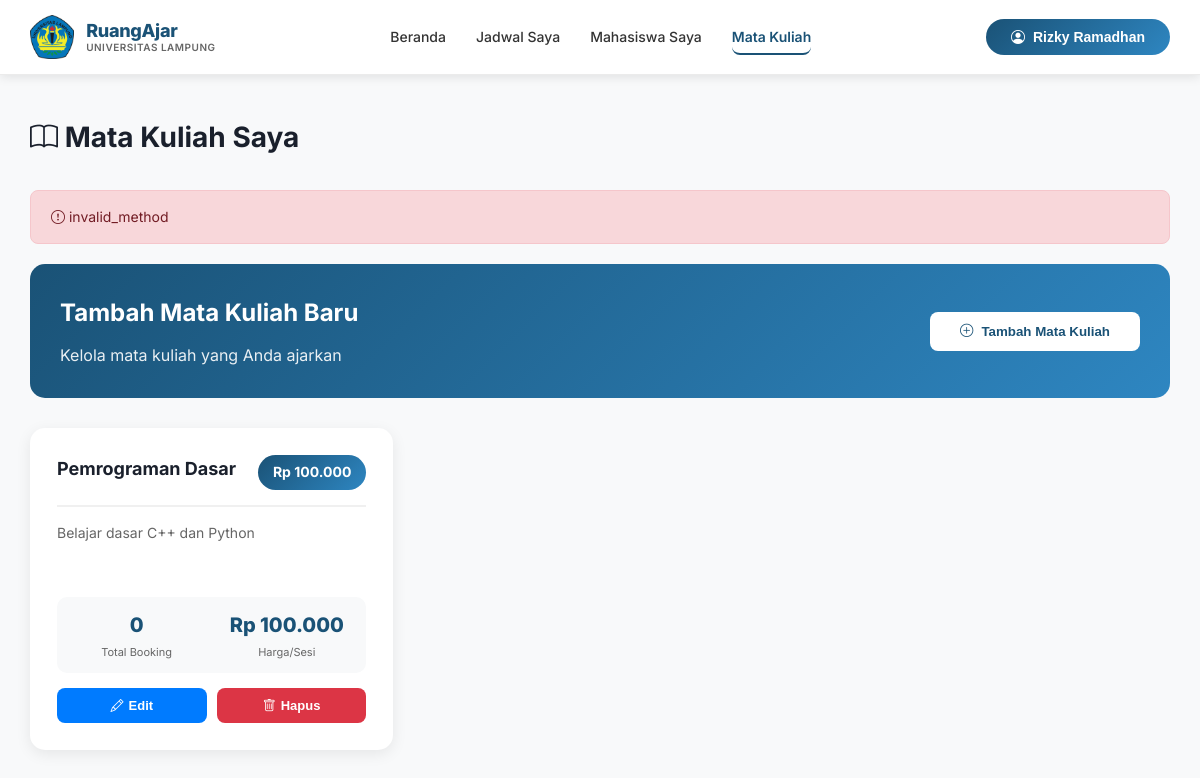
Screenshot of /frontend/pages/tutor/mata_pelajaran.php?error=invalid_method (signed in) with the database file from the repository.
### tables this page shows
CREATE TABLE `tutor` (
  `id` int NOT NULL AUTO_INCREMENT,
  `nama_lengkap` varchar(100) NOT NULL,
  `email` varchar(100) NOT NULL,
  `npm` varchar(20) DEFAULT NULL,
  `angkatan` int DEFAULT '2022',
  `fakultas` varchar(100) DEFAULT 'FMIPA',
  `telepon` varchar(15) DEFAULT NULL,
  `keahlian` varchar(50) DEFAULT NULL,
  `pendidikan` varchar(100) DEFAULT NULL,
  `pengalaman_mengajar` int DEFAULT '0',
  `harga_per_sesi` int DEFAULT '0',
  `deskripsi` text,
  `status` enum('Aktif','Non-Aktif','Cuti') DEFAULT 'Non-Aktif',
  `rating` decimal(3,2) DEFAULT '0.00',
  `foto_profil` varchar(255) DEFAULT NULL,
  `password` varchar(255) DEFAULT NULL,
  `email_notification` tinyint(1) DEFAULT '1',
  `booking_notification` tinyint(1) DEFAULT '1',
  `reminder_notification` tinyint(1) DEFAULT '1',
  `availability_status` enum('Tersedia','Sibuk','Tidak Tersedia') DEFAULT 'Tersedia',
  `availability_note` varchar(255) DEFAULT NULL,
  `created_at` timestamp NOT NULL DEFAULT CURRENT_TIMESTAMP,
  PRIMARY KEY (`id`),
  UNIQUE KEY `email` (`email`)
);

CREATE TABLE `subjects` (
  `id` int NOT NULL AUTO_INCREMENT,
  `tutor_id` int NOT NULL,
  `subject_name` varchar(100) NOT NULL,
  `description` text,
  `price` int NOT NULL DEFAULT '0',
  `created_at` timestamp NOT NULL DEFAULT CURRENT_TIMESTAMP,
  PRIMARY KEY (`id`),
  KEY `tutor_id` (`tutor_id`),
  CONSTRAINT `fk_subjects_tutor` FOREIGN KEY (`tutor_id`) REFERENCES `tutor` (`id`) ON DELETE CASCADE
);

### src/frontend/pages/tutor/mata_pelajaran.php (the view, shortened to what this page needs)
<?php
require_once '../../../config/database.php';
$user_email = isset($_SESSION['user_email']) ? $_SESSION['user_email'] : $_SESSION['email'];
$tutor_query = "SELECT * FROM tutor WHERE email = '$user_email' LIMIT 1";
$tutor_result = mysqli_query($conn, $tutor_query);
$tutor_data = mysqli_fetch_assoc($tutor_result);
$tutor_id = $tutor_data['id'];
$subjects_with_stats_query = "SELECT
    s.id,
    s.subject_name,
    s.description,
    s.price,
    COUNT(b.id) as total_bookings
FROM subjects s
LEFT JOIN bookings b ON s.id = b.subject_id
WHERE s.tutor_id = '$tutor_id'
GROUP BY s.id
ORDER BY s.subject_name ASC";
$subjects_with_stats_result = mysqli_query($conn, $subjects_with_stats_query);
$success = isset($_GET['success']) ? $_GET['success'] : '';
$error = isset($_GET['error']) ? $_GET['error'] : '';
?>
<!DOCTYPE html>
<html lang="id">
<head>
    <link href="https://cdn.jsdelivr.net/npm/bootstrap-icons@1.11.3/font/bootstrap-icons.css" rel="stylesheet">
    <link rel="stylesheet" href="../../assets/css/style.css">
</head>
<body>
<?php include '../../layouts/header_tutor.php'; ?>
<div class="subjects-container">
    <h1 style="font-size: 28px; font-weight: 700; color: #1a202c; margin-bottom: 30px;">
        <i class="bi bi-book"></i> Mata Kuliah Saya
    </h1>
    <?php if ($success == 'added'): ?>
        <div class="alert alert-success">
            <i class="bi bi-check-circle"></i> Mata pelajaran berhasil ditambahkan!
        </div>
    <?php elseif ($success == 'deleted'): ?>
        <div class="alert alert-success">
            <i class="bi bi-check-circle"></i> Mata pelajaran berhasil dihapus!
        </div>
    <?php elseif ($error): ?>
        <div class="alert alert-danger">
            <i class="bi bi-exclamation-circle"></i> <?php echo htmlspecialchars($error); ?>
        </div>
    <?php endif; ?>
    <div class="add-subject-card">
        <div>
            <h2 style="margin: 0 0 10px 0; font-size: 24px;">Tambah Mata Kuliah Baru</h2>
            <p style="margin: 0; opacity: 0.9;">Kelola mata kuliah yang Anda ajarkan</p>
        </div>
        <button onclick="openAddModal()" class="btn-add">
            <i class="bi bi-plus-circle"></i> Tambah Mata Kuliah
        </button>
    </div>
    <?php if ($subjects_with_stats_result && mysqli_num_rows($subjects_with_stats_result) > 0): ?>
        <div class="subjects-grid">
            <?php while ($subject = mysqli_fetch_assoc($subjects_with_stats_result)): ?>
                <div class="subject-card">
                    <div class="subject-header">
                        <h3 class="subject-title"><?php echo htmlspecialchars($subject['subject_name']); ?></h3>
                        <span class="subject-price">
                            Rp <?php echo number_format($subject['price'], 0, ',', '.'); ?>
                        </span>
                    </div>
                    <div class="subject-description">
                        <?php echo htmlspecialchars($subject['description'] ?: 'Tidak ada deskripsi'); ?>
                    </div>
                    <div class="subject-stats">
                        <div class="stat-item">
                            <div class="stat-value"><?php echo $subject['total_bookings']; ?></div>
                            <div class="stat-label">Total Booking</div>
                        </div>
                        <div class="stat-item">
                            <div class="stat-value">Rp <?php echo number_format($subject['price'], 0, ',', '.'); ?></div>
                            <div class="stat-label">Harga/Sesi</div>
                        </div>
                    </div>
                    <div class="subject-actions">
                        <button onclick="window.location.href='edit_subject.php?id=<?php echo $subject['id']; ?>'" class="btn-action btn-edit">
                            <i class="bi bi-pencil"></i> Edit
                        </button>
                        <button onclick="deleteSubject(<?php echo $subject['id']; ?>, '<?php echo htmlspecialchars($subject['subject_name'], ENT_QUOTES); ?>')" class="btn-action btn-delete">
                            <i class="bi bi-trash"></i> Hapus
                        </button>
                    </div>
                </div>
            <?php endwhile; ?>
        </div>
    <?php endif; ?>
</div>
</body>
</html>

### src/frontend/layouts/header_tutor.php (shortened to what this page needs)
<nav class="sb-navbar">
    <div class="sb-nav-container">
        <a href="dashboard_tutor.php" class="sb-brand">
            <img src="../../../assets/img/logo_unila_resmi.png" alt="Unila Logo">
            <div class="sb-brand-text">
                <span class="sb-brand-name">RuangAjar</span>
                <span class="sb-brand-sub">Universitas Lampung</span>
            </div>
        </a>
        <ul class="sb-menu">
            <li><a href="dashboard_tutor.php" class="<?php echo basename($_SERVER['PHP_SELF']) == 'dashboard_tutor.php' ? 'active' : ''; ?>">Beranda</a></li>
            <li><a href="jadwal_saya.php" class="<?php echo basename($_SERVER['PHP_SELF']) == 'jadwal_saya.php' ? 'active' : ''; ?>">Jadwal Saya</a></li>
            <li><a href="mahasiswa_saya.php" class="<?php echo basename($_SERVER['PHP_SELF']) == 'mahasiswa_saya.php' ? 'active' : ''; ?>">Mahasiswa Saya</a></li>
            <li><a href="mata_pelajaran.php" class="<?php echo basename($_SERVER['PHP_SELF']) == 'mata_pelajaran.php' ? 'active' : ''; ?>">Mata Kuliah</a></li>
        </ul>
        <div style="display: flex; gap: 10px; align-items: center;">
            <div style="position: relative;">
                <button onclick="toggleDropdown()" class="sb-daftar">
                    <i class="bi bi-person-circle"></i> <?php echo isset($tutor_data['nama_lengkap']) ? htmlspecialchars($tutor_data['nama_lengkap']) : 'Profil'; ?>
                </button>
            </div>
        </div>
    </div>
</nav>

### src/frontend/assets/css/style.css (style rules this page uses)
:root { --primary: #1a5276; --primary-dark: #154360; --primary-light: #2e86c1; --primary-soft: #eaf2f8; --accent: #f39c12; --accent-dark: #d68910; --bg: #f8f9fa; --card: #ffffff; --dark: #1a202c; --muted: #64748b; --border: rgba(0,0,0,0.08); --shadow: 0 4px 24px rgba(26,82,118,0.08); --radius: 14px; --success: #27ae60; --danger: #e74c3c; }
* { box-sizing: border-box; }
body { margin: 0; background: var(--bg); font-family: 'Inter', sans-serif; color: var(--dark); line-height: 1.6; }
.sb-navbar { background: #fff; padding: 0; position: sticky; top: 0; z-index: 100; border-bottom: 1px solid var(--border); box-shadow: 0 1px 8px rgba(0,0,0,0.04); }
.sb-nav-container { max-width: 1200px; margin: auto; padding: 18px 24px; display: flex; align-items: center; justify-content: space-between; }
.sb-brand { display: flex; align-items: center; gap: 10px; text-decoration: none; }
.sb-brand-text { display: flex; flex-direction: column; line-height: 1.15; }
.sb-brand-name { font-size: 18px; font-weight: 800; color: var(--primary); letter-spacing: -0.3px; }
.sb-brand-sub { font-size: 10px; font-weight: 500; color: var(--muted); letter-spacing: 0.5px; }
.sb-menu { display: flex; list-style: none; gap: 8px; margin: 0; padding: 0; }
.sb-menu a { text-decoration: none; color: var(--muted); font-weight: 500; font-size: 14px; padding: 8px 14px; border-radius: 8px; transition: all 0.2s; }
.sb-menu a:hover, .sb-menu a.active { color: var(--primary); background: var(--primary-soft); }
.sb-daftar { padding: 8px 20px; border-radius: 8px; background: var(--primary); color: #fff; font-weight: 600; font-size: 14px; text-decoration: none; border: none; cursor: pointer; transition: all 0.2s; }
.alert { padding: 12px 16px; border-radius: 8px; margin-bottom: 16px; font-size: 14px; }
html { overflow-y: scroll; }

### src/frontend/pages/tutor/mata_pelajaran.php (style rules this page uses)
.subjects-container { max-width: 1200px; margin: 40px auto; padding: 0 30px; }
.add-subject-card { background: linear-gradient(135deg, #1a5276, #2e86c1); border-radius: 15px; padding: 30px; margin-bottom: 30px; color: white; display: flex; justify-content: space-between; align-items: center; }
.btn-add { background: white; color: #1a5276; padding: 12px 30px; border: none; border-radius: 8px; font-weight: 600; cursor: pointer; transition: all 0.3s; text-decoration: none; display: inline-flex; align-items: center; gap: 8px; }
.subjects-grid { display: grid; grid-template-columns: repeat(auto-fill, minmax(350px, 1fr)); gap: 25px; }
.subject-card { background: white; border-radius: 15px; padding: 25px; box-shadow: 0 4px 15px rgba(0,0,0,0.08); transition: all 0.3s; border: 2px solid transparent; }
.subject-header { display: flex; justify-content: space-between; align-items: start; margin-bottom: 15px; padding-bottom: 15px; border-bottom: 2px solid #f0f0f0; }
.subject-title { font-size: 18px; font-weight: 700; color: #1a202c; margin: 0; }
.subject-price { background: linear-gradient(135deg, #1a5276, #2e86c1); color: white; padding: 6px 15px; border-radius: 20px; font-size: 14px; font-weight: 700; }
.subject-description { color: #666; font-size: 14px; line-height: 1.6; margin-bottom: 15px; min-height: 60px; }
.subject-stats { display: flex; gap: 15px; margin-bottom: 15px; padding: 12px; background: #f8f9fa; border-radius: 10px; }
.stat-item { text-align: center; flex: 1; }
.stat-value { font-size: 20px; font-weight: 800; color: #1a5276; }
.stat-label { font-size: 11px; color: #666; margin-top: 3px; }
.subject-actions { display: flex; gap: 10px; }
.btn-action { flex: 1; padding: 10px; border: none; border-radius: 8px; font-size: 13px; font-weight: 600; cursor: pointer; transition: all 0.3s; text-decoration: none; display: flex; align-items: center; justify-content: center; gap: 5px; }
.btn-edit { background: #007bff; color: white; }
.btn-delete { background: #dc3545; color: white; }
.alert { padding: 15px 20px; border-radius: 8px; margin-bottom: 20px; }
.alert-danger { background: #f8d7da; color: #721c24; border: 1px solid #f5c6cb; }

### rows the page displays
tutor: nama_lengkap "Rizky Ramadhan"
subjects: subject_name "Pemrograman Dasar", price "100.000", description "Belajar dasar C++ dan Python", total_bookings "0"

### other values shown
$error "invalid_method"
